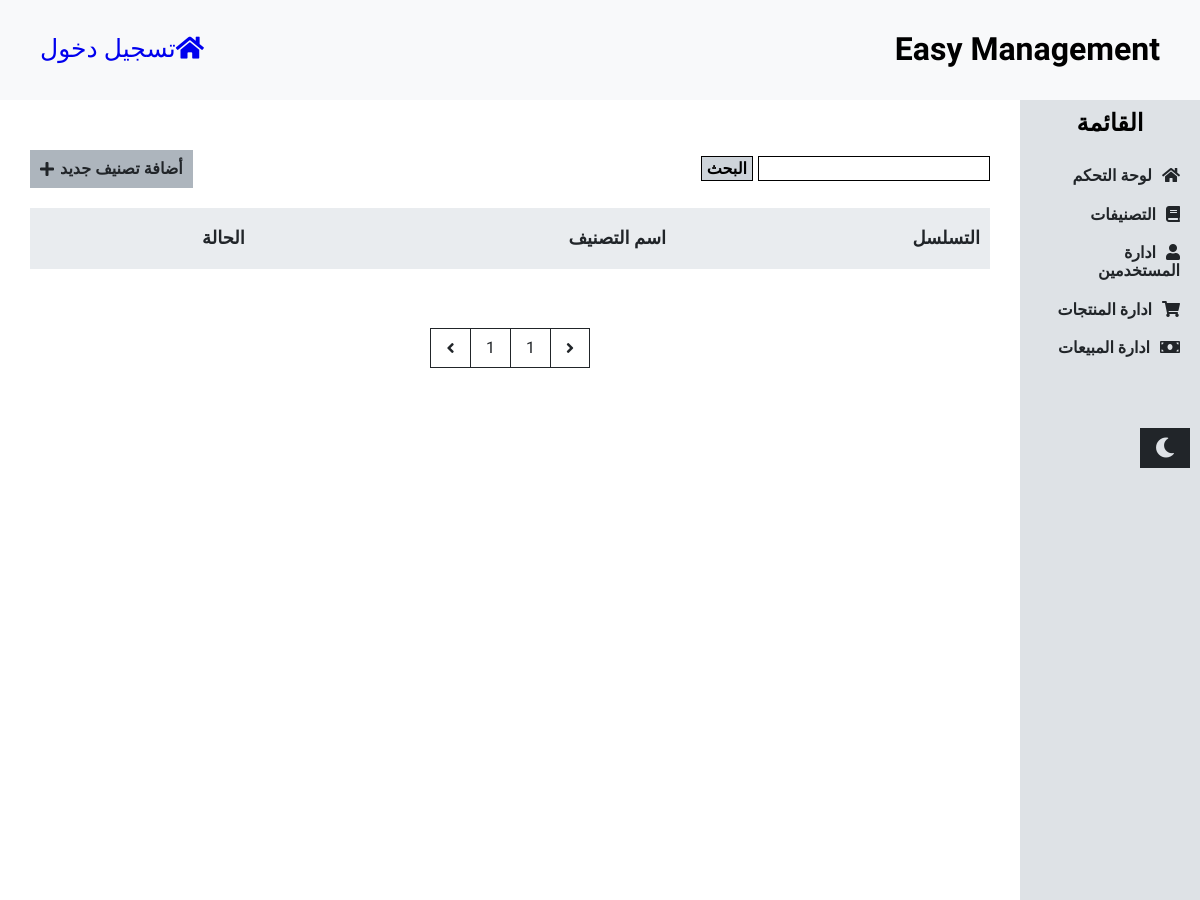
Before: /category with the older database file.
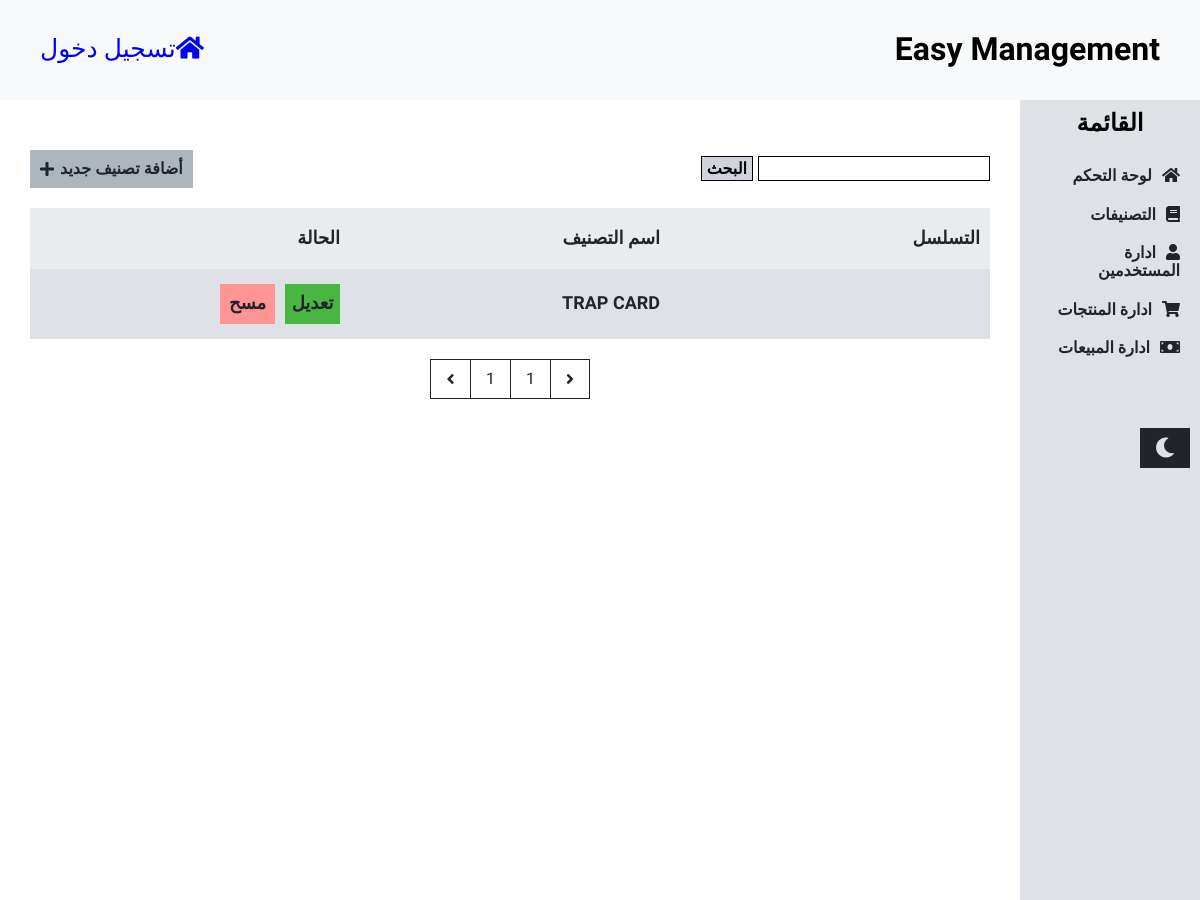
After: the same page with the newer database file.
### management/models.py (models this page shows)
class Category(models.Model):
    category = models.CharField(null=True, max_length=50)
    def __str__(self):
        return self.category
    class Meta():
        verbose_name = "categorie"

### management/views.py (the view)
# urls.py: path("category", category, name="category"),
def category(request):
    searches = Category.objects.all()
    if request.POST and request.POST.get("search"):
        search = request.POST.get("search")
        searches = searches.filter(category__icontains=search)
        if searches.filter(category__icontains=request.POST.get("search")):
            messages.success(request, "جميع النتائج")
    context = {
        "categories": Category.objects.all(),
        "searches": searches
    }
    return render(request, "category.html", context)

### templates/category.html (shortened to what this page needs)
{% extends "base.html" %}
{% load mathfilters %}
{% load static %}
{% block content %}
    <div class="tables">
        <div class="options">
            <form class="search" method="POST">
                <input type="text" name="search"/>
                <button>البحث</button>
            </form>
            <a class="add" href="{% url "add-category" %}">
                أضافة تصنيف جديد
                <i class="fas fa-plus"></i>
            </a>
        </div>
        <table class="category">
            <thead>
            <tr>
                <th>التسلسل</th>
                <th>اسم التصنيف</th>
                <th>الحالة</th>
            </tr>
            </thead>
            <tbody>
            {% if searches %}
                {% for search in searches %}
                    <tr>
                        <td>{{ search.id|add:searches }}</td>
                        <td>{{ search.category }}</td>
                        <td class="status">
                            <a href="{% url "update_category" category_id=search.id %}">تعديل</a>
                            <a href="{% url "delete_category" category_id=search.id %}">مسح</a>
                        </td>
                    </tr>
                {% endfor %}
            {% endif %}
            </tbody>
        </table>
        <div class="pag">
            <div class="next"><i class="fas fa-angle-right"></i></div>
            <div class="page">1</div>
            <div class="page">1</div>
            <div class="previous"><i class="fas fa-angle-left"></i></div>
        </div>
    </div>
{% endblock %}

Changed rows visible on the page:
added Category: category "TRAP CARD"
